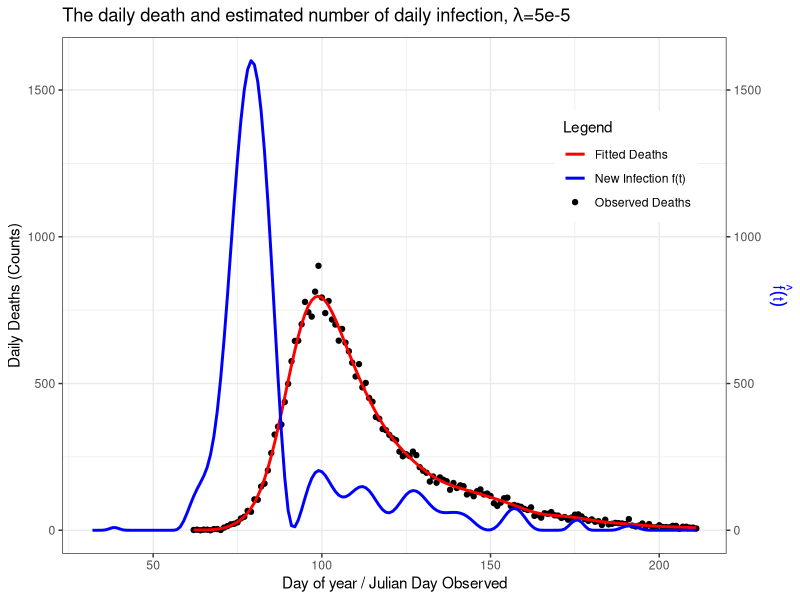
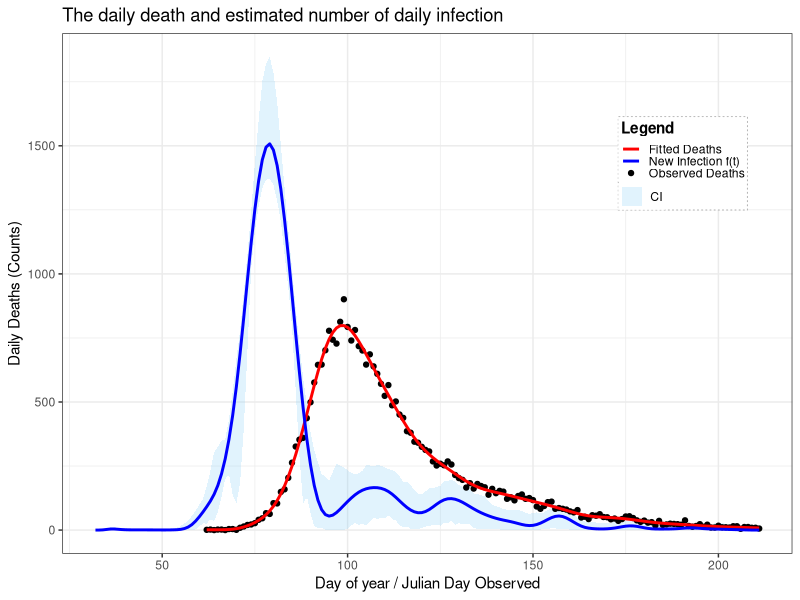

Here is the R script that generated these plots, in order:
start <- Sys.time()
##=============== PROJECT 3 - EXTENDED STATISTICAL PROGRAMMING =================

# Group 12 
# Aseel Alghamdi : S2901228
# Fenanda Dwitha Kurniasari : S2744048
# Nurmawiya : S2822251

# Aseel     : Make function to contruct X, X tilde, and S (make_matrice)
#             Make objective function and its derivative
# Fenanda   : Bootstrap Uncertainty, 
#             Make final plot
#             Revise and put comment on code
# Nurmawiya : Preliminary Sanity Check with initial lambda, making plot
#             Fit the model using BFGS
#             Revise and put comment on code

# Repository Link
# https://github.com/fenandadwithak/Team12/tree/main/Proj3

# ==============================================================================
##                                  OUTLINE
# ==============================================================================
## What you get:
## (1) 
## (2) 
## (3) 
## (4) 
## (5)
## (6)


##===================== Data Preparation & Load library ========================
library(splines) #load library splines
library(ggplot2)

df <- read.table("engcov.txt", header = TRUE) # import datasets
y <- df$nhs; t <- df$julian
n <- length(y) # define total observation 
d <- 1:80; edur <- 3.151; sdur <- .469
pd <- dlnorm(d, edur, sdur) # density (PDF) function of death
pd <- pd / sum(pd) # probability of death

##==================== (1) Construct X, Xtilde, and S ==========================
make_matrices <- function(t, K=80) {
  # Function to construct matrices (Xtilde, X, S) required for predicting 
  #  number of new infections occuring on day t which expressed by an infection 
  #  rate function f(t)
  
  # Input/Arguments :(1) t, a vector of day since 2020. In this dataset, we use 
  #                      julian
  #                  (2) K, number of basis function, set to 80
  #                      larger K gives a more flexible/wigglier basis
  #
  # Output/Return   :(1) Xtilde, a model matrix (spline basis) to predict f(t) 
  #                      f(t) = b1(t)β1 + b2(t)β2 + ... + bk(t)βk
  #                      row : days; colomn : B-spline basis function
  #                  (2) X, model matrix for the expected death count (the 
  #                      observed outcome), after convolution with Xtilde and 
  #                      π(j)/probability func. for days from infection to death 
  #                  (3) S, penalised matrix. Matrix defining which aspect of β
  #                      are penalised
  
  # Construct X_tilde
  # Define a sequence starting from the first day of death recorded minus 30
  # (min(t)-30) because for the earliest records, deaths might be caused by the
  # infection happened around 30 days ago, until maximum day observed (max(t))
  # for as many as K+4 evenly spaced, so there will be a sequence of 84 numbers
  knots <- seq(min(t)-30, max(t), length.out=K+4)
  
  Xtilde <- splineDesign(knots=knots, 
                         x=(min(t)-30):max(t), 
                         ord=4,
                         outer.ok= TRUE)#construct matrix X-tilde using 
                                        #splineDesign with 84 knots as defined 
                                        #before starting from min(t)-30 until 
                                        #max(t) with order of the spline = 4
  
  # Construct X
  X <- matrix(0, nrow=length(t), ncol=ncol(Xtilde)) # initialize matrix to store
  #for every value in length(t) = 150
  # Execute for each observation of time (1:150)
  for (i in 1:length(t)) {
    j_max <- min(80, 29 + i) ## define upper bound for summation
    for (j in 1:j_max) { ## calculate for each days until death 
      # fill corresponding cells with corresponding element X_tilde and prob 
      # death time function
      X[i,] <- X[i,] + Xtilde[30 + i - j,] * pd[j] 
    }
  }
  
  # Construct S (Penalised Matrix)
  S <- crossprod(diff(diag(ncol(X)), diff=2))
  
  list(Xtilde=Xtilde, X=X, S=S) ## return the output into a list 
}##make_matrices

mats <- make_matrices(t) #
X <- mats$X ## X
S <- mats$S ## S
Xtilde <- mats$Xtilde ## X tilde

##============= (2) Function Penalised NLL and its Objective Func. =============

# In this part, we define objective function to be optimised. For this case, 
# it's already given that f(t) has possion GLM distribution

# First, we know that (log likehood funct of poisson) formula for poisson 
#        l = ∑[yi.log(μi)−μi−log(yi!)]
#        where  μ = Xβ
#        Also, we drop log(yi!) as it does not depends on parameter
#   
# NLL = ∑(Xβ−y⋅log(Xβ))[Negative loglikelihood function]
#       where β=exp(γ) (imposed for positivity)
# Then, the penalty is applied to β (control smoothness of the function), 
#       P = 0.5λβ'Sβ

# Penalised NLL = NLL + P

# Objective Function
pen_nll <- function(gamma, X, y, S, lambda, weight=1) {
  # Function to compute penalised negative log likehood
  # Input/Argument : (1) Gamma : K-vector of spline coefficients
  #                  (2) y : the deaths on day of the year ti
  #                  (3) S : penalised matrix
  #                  (4) lambda : smoothing parameter
  #                  (5) weight : weight for bootstraping sampled data
  #                      adjusted for more general use in this case
  
  # Output/Return  : single numeric value of pen_nll
  beta <- exp(gamma) # β = exp(γ)
  mu <- as.vector(X %*% beta) # μ = Xβ
  ll <- sum(weight*(y * log(mu) - mu)) # likelihood funct of possion dist
  penalty <- 0.5 * lambda * t(beta) %*% (S %*% beta) # penalty
  return(-ll + penalty)
}##pen_nll


# Define Gradient vector of Objective Function/ its derivative vector 
pen_grad <- function(gamma, X, y, S, lambda, weight=1) {
  # Function to compute derivative vector
  # Input/Argument : (1) Gamma : K-vector of spline coefficients
  #                  (2) y : the deaths on day of the year ti
  #                  (3) S : penalised matrix
  #                  (4) lambda : smoothing parameter
  #                  (5) weight : weight for bootstraping sampled data
  #                      adjusted for more general use in this case
  
  
  beta <- exp(gamma) # β = exp(γ)
  mu <- as.vector(X %*% beta) # μ = Xβ
  F <- t(X) %*% (weight*(y / mu - 1)) # ∂li/∂γj; or F =  diag(yi/µi−1).X.diag(β) 
  grad_ll <- -F * beta # total derivative for all data
  grad_pen <- lambda * (beta * (S %*% beta)) # total gradient for penalty 
  return(as.vector(grad_ll + grad_pen))
}

# Checking the derivative (From SP Notes pg 74)
K <- 80
fd <- gamma0 <- rep(0, K)       # start from all zeros
lambda <- 5e-5
pen_nll0 <- pen_nll(gamma0, X, y, S, lambda) 
eps <- 1e-7
for (i in 1:length(gamma0)) {
  gamma1 <- gamma0; gamma1[i] <- eps
  pen_nll1 <- pen_nll(gamma1,X,y,S,lambda)
  fd[i] <- (pen_nll1 - pen_nll0)/eps
}
fd; pen_grad(gamma0, X, y, S, lambda) ## already same
range(fd - pen_grad(gamma0, X, y, S, lambda)) ## apx zero

##================ (3) Fit the model using BFGS optimization ===================
gamma0 <- rep(0, K)       # start from all zeros
lambda <- 5e-5            # smoothing strength: larger -> smoother fitted curve

# Use BFGS (a standard quasi-Newton optimizer) to minimize the objective
fit <- optim(
  par     = gamma0,                 # initial gamma
  fn      = pen_nll,                # objective function
  gr      = pen_grad,               # analytic gradient
  method  = "BFGS",                 # efficient for smooth problems
  control = list(maxit = 1000),     # cap iterations
  X=X, y=y, S=S, lambda=lambda
)

beta_hat <- exp(fit$par) # estimated spline coefficients (K-vector)
mu_hat <- as.vector(X %*% beta_hat)

deaths_df <- data.frame(day = t, deaths = y, fitted = mu_hat)
infect_df <- data.frame(day = (min(t)-30):max(t), f_hat = as.vector(Xtilde %*% beta_hat))

# Combined Plot
windows()
ggplot() +
  geom_point(data = deaths_df, aes(x = day, y = deaths, color = "Observed Deaths"), size=1.5) +
  geom_line(data = deaths_df, aes(x = day, y = fitted, color = "Fitted Deaths"), size=1) +
  geom_line(data = infect_df, aes(x = day, y = f_hat, color = "New Infection f(t)"), size = 1) +
  labs(
    x = "Day of year / Julian Day Observed",
    y = "Daily Deaths (Counts)",
    title = expression(paste("The daily death and estimated number of daily infection, ", lambda, "=5e-5")),
    color = "Legend"
  ) +
  scale_color_manual(
    values = c(
      "Observed Deaths" = "black",
      "Fitted Deaths" = "red",
      "New Infection f(t)" = "blue"
    )) +
  theme_bw() +
  theme(
    axis.title.y.left = element_text(color="black"),
    axis.title.y.right = element_text(color="blue"),
    legend.position = c(0.85, 0.75)
  ) +
  scale_y_continuous(sec.axis = sec_axis(~., name = expression(hat(f)(t))))



##================ (4) Fit the model using BFGS optimization ===================
lambdas <- exp(seq(-13, -7, length=50))
BIC_vals <- numeric(length(lambdas))
best_fit <- NULL

for (i in seq_along(lambdas)) {
  fit <- optim(par=gamma0, fn=pen_nll, gr=pen_grad, method="BFGS",
               X=X, y=y, S=S, lambda=lambdas[i], control=list(maxit=1000))
  beta_hat <- exp(fit$par)
  mu_hat <- as.vector(X %*% beta_hat)
  W <- diag(as.vector(y / mu_hat^2))
  H0 <- t(X) %*% W %*% X
  H_lambda <- H0 + lambdas[i] * S
  EDF <- sum(diag(solve(H_lambda, H0)))
  ll <- sum(y * log(mu_hat) - mu_hat)
  BIC_vals[i] <- -2 * ll + log(length(y)) * EDF
  if (is.null(best_fit) || BIC_vals[i] < min(BIC_vals[1:i])) best_fit <- fit
}

best_lambda <- lambdas[which.min(BIC_vals)]
cat("Best lambda:", best_lambda, "\n")

##=============== (5) Non Parametric Bootstrap Uncertainty =====================
# Initialize number of replicate sample
n_bootstrap <- 200 

# Initialize matrix to store bootstrap replicates
mat_boots <- matrix(NA, nrow=nrow(mats$Xtilde), ncol=n_bootstrap)

for (b in 1:n_bootstrap) {
  wb <- tabulate(sample(n, replace=TRUE), n)
  fit_b <- optim(rep(0, ncol(X)), 
                 pen_nll, gr=pen_grad, 
                 method="BFGS",
                 y=y, X=X, S=S, 
                 lambda=best_lambda, 
                 weight=wb, 
                 control=list(maxit=1000))
  beta_b <- exp(fit_b$par)
  mat_boots[,b] <- mats$Xtilde %*% beta_b ## estimate number of new infection
}

##=====================(6) Final Plot===========================================

# Estimate the daily new infection rate f(t) with its 95% confidence limits
infect = data.frame(time_ft=(min(t)-30):max(t), 
                    mean_ft=rowMeans(mat_boots), #estimated mean of f(t)
                    sd_ft=apply(mat_boots,1,sd), #estimated sd of f(t)
                    
                    # apply is used for calculate quantile per row/observed days
                    lb_ft=t(apply(mat_boots,1, #lower bound, take the first row
                              function(x) quantile(x,c(0.025,0.975))))[,1],
                    ub_ft=t(apply(mat_boots,1, #upper bound, take the second row
                              function(x) quantile(x,c(0.025,0.975))))[,2]
                    )

# Estimate death and observed death
beta_hat <- exp(best_fit$par) # 
mu_hat <- as.vector(X %*% beta_hat) # mean deaths per day (from based fit model)
deaths <- data.frame(day = t, deaths = y, model_fit = mu_hat)

# Final Plot (Bootstrap)
ggplot() +
  ## Add 95% CI to plot
  geom_ribbon(
    data = infect,
    aes(x = time_ft, ymin = lb_ft, ymax = ub_ft, fill = "CI")
  ) +
  ## Add point represents death recorded from nhs data
  geom_point(
    data = deaths,
    aes(x = day, y = deaths, color = "Observed Deaths"),
    size = 1.5
  ) +
  ## Add line represents estimated death
  geom_line(
    data = deaths,
    aes(x = day, y = mu_hat, color = "Fitted Deaths"),
    size = 1
  ) +
  ## Add line represents estimated f(t) based on 200 replicates data
  geom_line(
    data = infect,
    aes(x = time_ft, y = mean_ft, color = "New Infection f(t)"),
    size = 1
  ) +
  ## Add label
  labs(
    x = "Day of year / Julian Day Observed",
    y = "Daily Deaths (Counts)",
    title = "The daily death and estimated number of daily infection",
    color = "Legend",
    fill = "Legend"
  ) +
  ## Add legend for line and points
  scale_color_manual(
    values = c(
      "Observed Deaths" = "black",
      "Fitted Deaths" = "red",
      "New Infection f(t)" = "blue"
    ),
    guide = "legend"
  ) +
  ## Add legend for CI
  scale_fill_manual(
    values = c("CI" = rgb(0.53, 0.81, 0.98, 0.25)),
    guide = "legend"
  ) +
  guides(
    color = guide_legend(
      title = "Legend",
      order = 1,
      override.aes = list(fill = NA)
    ),
    fill = guide_legend(
      title = NULL,
      order = 1,
      override.aes = list(
        linetype = 0,
        shape = 22,
        size = 5,
        color = NA,
        fill = rgb(0.53, 0.81, 0.98, 0.25)
      )
    )
  ) +
  theme_bw() +
  # Adjust position
  theme(
    legend.position = c(0.85, 0.75),
    legend.background = element_rect(fill = alpha("white", 0.7), color = NA),
    legend.box.background = element_rect(color = "gray70", linetype = "dotted"),
    legend.title = element_text(face = "bold"),
    legend.key.height = unit(0.4, "lines"),
    legend.key.width  = unit(1, "lines"),
    legend.spacing.y  = unit(0.05, "lines"),
    legend.margin = margin(2, 2, 2, 2)
  )





end <- Sys.time()
end-start
